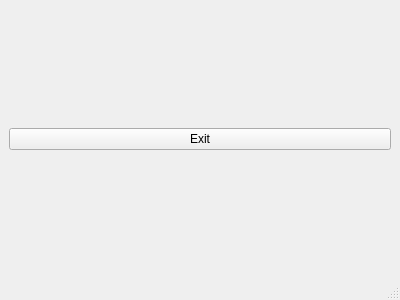
<?xml version="1.0" encoding="UTF-8"?>
<ui version="4.0">
 <class>MainWindow</class>
 <widget class="QMainWindow" name="MainWindow">
  <property name="geometry">
   <rect>
    <x>0</x>
    <y>0</y>
    <width>400</width>
    <height>300</height>
   </rect>
  </property>
  <property name="windowTitle">
   <string>Qt Test App</string>
  </property>
  <widget class="QWidget" name="centralwidget">
   <layout class="QVBoxLayout" name="verticalLayout">
    <item>
     <spacer name="verticalSpacer_top">
      <property name="orientation">
       <enum>Qt::Vertical</enum>
      </property>
      <property name="sizeHint" stdset="0">
       <size>
        <width>20</width>
        <height>40</height>
       </size>
      </property>
     </spacer>
    </item>
    <item>
     <widget class="QPushButton" name="exitButton">
      <property name="text">
       <string>Exit</string>
      </property>
     </widget>
    </item>
    <item>
     <spacer name="verticalSpacer_bottom">
      <property name="orientation">
       <enum>Qt::Vertical</enum>
      </property>
      <property name="sizeHint" stdset="0">
       <size>
        <width>20</width>
        <height>40</height>
       </size>
      </property>
     </spacer>
    </item>
   </layout>
  </widget>
  <widget class="QMenuBar" name="menubar">
   <property name="geometry">
    <rect>
     <x>0</x>
     <y>0</y>
     <width>400</width>
     <height>25</height>
    </rect>
   </property>
  </widget>
  <widget class="QStatusBar" name="statusbar"/>
 </widget>
 <resources/>
 <connections/>
</ui>
